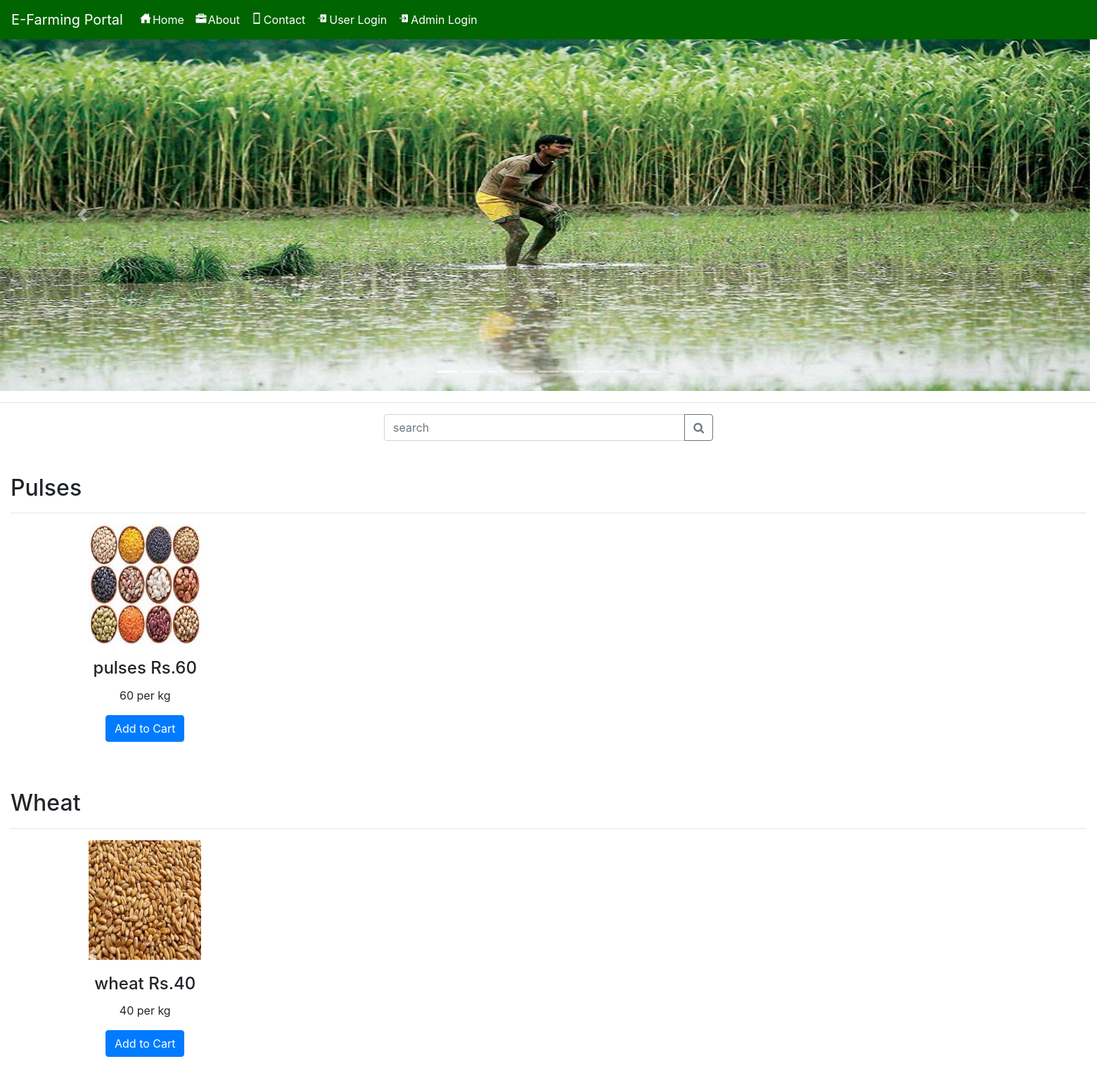
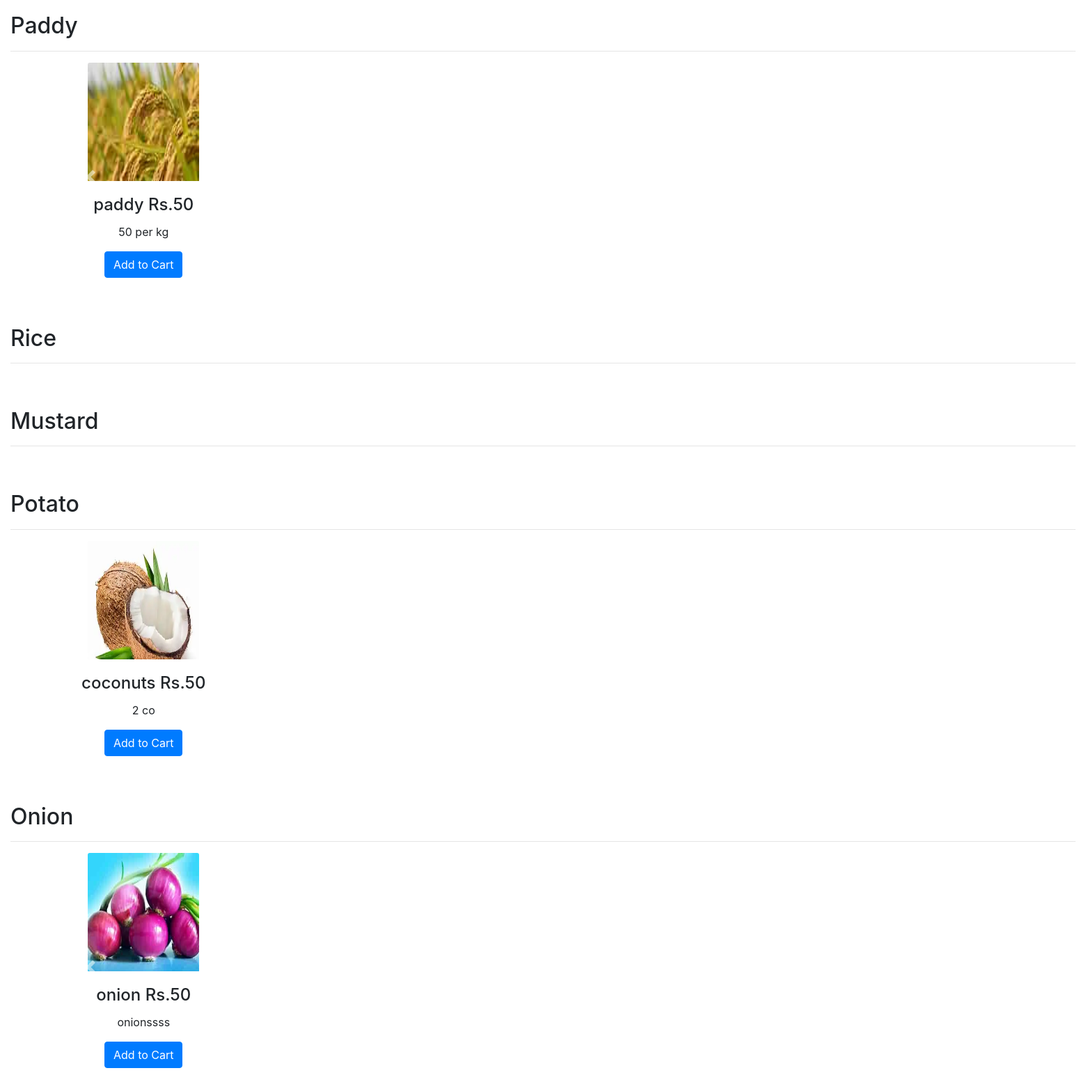
The page / on the database its author committed (2 pictures, top to bottom).
### farmerapp/models.py (models this page shows, shortened)
class Category(models.Model):
    name = models.CharField(max_length=30, null=True)

class Product(models.Model):
    user = models.ForeignKey(User, on_delete=models.CASCADE, null=True)
    category = models.ForeignKey(Category, on_delete=models.CASCADE, null=True)
    image = models.FileField(null=True)
    name = models.CharField(max_length=30, null=True)
    price = models.IntegerField(null=True)
    desc = models.TextField(null=True)

### farmerapp/views.py (the view)
# urls.py: path('',Home,name="home"),
def Home(request):
    search = request.GET.get('search',0)
    search_pro = Product.objects.filter(Q(name__icontains = search) | Q(category__name__icontains = search))
    cat = ""
    pro = ""
    cat = ""
    num = 0
    num1 = 0
    cat = Category.objects.all()
    pro = Product.objects.all()
    num = []
    num1 = 0
    product = None
    try:
        user = User.objects.get(id=request.user.id)
        profile = Profile.objects.get(user=user)
        cart = Cart.objects.filter(profile=profile)
        product = recommended_product(request)
        for i in cart:
            num1 += 1
    except:
        pass
    a = 1
    li = []
    for j in pro:
        b = 1
        for i in cat:
            if i.name == j.category.name:
                if not j.category.name in li:
                    li.append(j.category.name)
                    if b == 1:
                        num.append(a)
                        b = 2
        a += 1
    d = {'pro': pro, 'cat': cat,'num':num,'num1':num1, 'product':product, 'search_pro':search_pro}
    return render(request, 'all_product.html', d)

### farmerapp/templates/all_product.html (shortened to what this page needs)
{% extends 'carousel.html' %}
{% block b %}
{% load static %}
<link rel="stylesheet" href="https://maxcdn.bootstrapcdn.com/bootstrap/4.0.0/css/bootstrap.min.css">
    <link rel="stylesheet" href="{% static 'css/style.css' %}">
<hr>
	<center><form class="" action="" method="get">
	<div class="input-group mb-3" style="width:30%">
  		<input type="text" class="form-control" placeholder="search" name="search" aria-describedby="basic-addon2" value="{{request.GET.search}}">
	  <div class="input-group-append">
		  <button class="btn btn-outline-secondary" type="submit"><i class="fa fa-search"></i></button>
	  </div>
	</div>
</form></center>
{% if not search_pro %}
{% for i in cat %}
 <div class="container-fluid">
	 <h2>{{i.name}}</h2><hr>
   	<div id="{{i.id}}" class="carousel slide" data-ride="carousel">
   		<div class="carousel-inner row w-100 mx-auto">
			{% for j in pro %}
			{% if i.name == j.category.name %}
			{% if forloop.counter in num %}
				<div class="carousel-item col-md-3 active"><div class="card">
					<center>
						<a href="/product_detail/{{j.id}}">
							<img class="card-img-top img-fluid" align="center" src="{{j.image.url}}" style="width:160px;height:170px;float:center" alt="card-img">
						</a>
					</center>
   						<div class="card-body">
   						<h4 class="card-title">{{j.name}} Rs.{{j.price}}</h4>
   						<p class="card-text">{{j.desc}}</p>
							<form align="center" action="{% url 'add_cart' j.id %}" method="post">
							<button type="submit" class="btn btn-primary">Add to Cart</button>
</form>
   					</div>
   				</div>
   			</div>
			{% endif %}
	 		{% endif %}
			{% endfor %}
			<a class="carousel-control-prev" href="#{{i.id}}" role="button" data-slide="prev">
				<span class="carousel-control-prev-icon" aria-hidden="true"></span>
			</a>
  			    <a class="carousel-control-next" href="#{{i.id}}" role="button" data-slide="next">
					<span class="carousel-control-next-icon" aria-hidden="true"></span>
					<span class="sr-only">Next</span></a>
		</div>
	</div>
 </div>
{% endfor %}
{% endif %}
{% endblock %}

### farmerapp/templates/carousel.html (shortened to what this page needs)
{% extends 'navigation.html' %}
{% load static %}
{% block body %}
<div id="demo" class="carousel slide" data-ride="carousel">
  <ul class="carousel-indicators">
    <li data-target="#demo" data-slide-to="0" class="active"></li>
    <li data-target="#demo" data-slide-to="1"></li>
    <li data-target="#demo" data-slide-to="2"></li>
    <li data-target="#demo" data-slide-to="3"></li>
    <li data-target="#demo" data-slide-to="4"></li>
    <li data-target="#demo" data-slide-to="5"></li>
    <li data-target="#demo" data-slide-to="6"></li>
    <li data-target="#demo" data-slide-to="7"></li>
    <li data-target="#demo" data-slide-to="8"></li>
  </ul>
  <div class="carousel-inner" style="width:1550px;height:500px">
    <div class="carousel-item active">
      <img src="{% static 'images/Farmers-Day-India.jpg' %}" alt="Los Angeles" style="height:500px">
    </div>
  </div>
  <a class="carousel-control-prev" href="#demo" data-slide="prev">
    <span class="carousel-control-prev-icon"></span>
  </a>
  <a class="carousel-control-next" href="#demo" data-slide="next">
    <span class="carousel-control-next-icon"></span>
  </a>
</div>
{% if request.user.profile_set.all.0.user_type != "Seller" %}
{% block b %}
{% endblock %}
{% endif %}
{% endblock %}

### farmerapp/templates/navigation.html (shortened to what this page needs)
<!DOCTYPE html>
<html lang="en">
<head>
    {% load static %}
     <link rel="stylesheet" href="https://maxcdn.bootstrapcdn.com/bootstrap/4.0.0/css/bootstrap.min.css">
  <link rel = stylesheet href = "//cdn.datatables.net/1.10.19/css/jquery.dataTables.min.css">
<link rel="stylesheet" href="https://cdnjs.cloudflare.com/ajax/libs/font-awesome/4.7.0/css/font-awesome.min.css">
</head>
<body style="background-color:white">
<nav class="navbar navbar-expand-sm" style="background-color:Darkgreen">
  <a class="navbar-brand" href="#" style="color:White">E-Farming Portal</a>
  <ul class="navbar-nav">
    {% if request.user.username %}
    {% if request.user.profile_set.all.0.user_type == "Seller" %}
    <li class="nav-item">
      <a class="nav-link" href="{% url 'home' %}" style="color:white"><ion-icon style="margin-right:2px" name="home-sharp"></ion-icon>Home</a>
    </li>
    <li class="nav-item">
      <a class="nav-link" href="{% url 'admin_viewBooking' %}" style="color:white"><ion-icon style="margin-right:2px" name="aperture"></ion-icon>Booking</a>
    </li>
    <li class="nav-item">
      <a class="nav-link" href="{% url 'send_feedback' request.user.id %}" style="color:white"><ion-icon style="margin-right:2px" name="send"></ion-icon>Feedback</a>
    </li>
    <li class="nav-item dropdown">
      <a class="nav-link dropdown-toggle" data-toggle="dropdown" href="#" role="button" aria-haspopup="true" aria-expanded="false" style="color:white"><ion-icon style="margin-right:4px" name="albums"></ion-icon>Product</a>
      <div class="dropdown-menu">
        <a class="dropdown-item" href="{% url 'add_product' %}">Add Product</a>
        <a class="dropdown-item" href="{% url 'admin_view_product' %}">View Product</a>
      </div>
    </li>
    <li class="nav-item">
      <a class="nav-link" href="{% url 'change_password' %}" style="color:white"><ion-icon style="margin-right:2px" name="document-text-sharp"></ion-icon>Password</a>
    </li>
    {% elif request.user.profile_set.all.0.user_type == "Buyer" %}
    <li class="nav-item">
      <a class="nav-link" href="{% url 'home' %}" style="color:white"><ion-icon style="margin-right:2px" name="home-sharp"></ion-icon>Home</a>
    </li>
    <li class="nav-item">
      <a class="nav-link" href="{% url 'view_booking' %}" style="color:white"><ion-icon style="margin-right:2px" name="aperture"></ion-icon>Booking</a>
    </li>
    <li class="nav-item">
      <a class="nav-link" href="{% url 'send_feedback' request.user.id %}" style="color:white"><ion-icon style="margin-right:2px" name="send"></ion-icon>Feedback</a>
    </li>
    <li class="nav-item">
      <a class="nav-link" href="{% url 'view_product' 0 %}" style="color:white"><ion-icon style="margin-right:2px" name="eye"></ion-icon>Product</a>
    </li>
    <li class="nav-item">
      <a class="nav-link" href="{% url 'change_password' %}" style="color:white"><ion-icon style="margin-right:2px" name="document-text-sharp"></ion-icon>Password</a>
    </li>
    {% endif %}
    {% else %}
    <li class="nav-item">
      <a class="nav-link" href="{% url 'home'  %}" style="color:white"><ion-icon style="margin-right:2px" name="home-sharp"></ion-icon>Home</a>
    </li>
    <li class="nav-item">
      <a class="nav-link" href="{% url 'about' %}" style="color:white"><ion-icon style="margin-right:2px" name="briefcase-sharp"></ion-icon>About</a>
    </li>
    <li class="nav-item">
      <a class="nav-link" href="{% url 'contact' %}" style="color:white"><ion-icon style="margin-right:2px" name="phone-portrait-sharp"></ion-icon>Contact</a>
    </li>
    {% endif %}
    {% if request.user.is_authenticated %}
    <li class="nav-item">
    <a class="nav-link" href="/logoutuser" style="color:white"><ion-icon style="margin-right:2px" name="power-sharp"></ion-icon>Logout</a>
    </li>
    {% if not request.user.is_staff %}
    <li class="nav-item">
      <a href="{% url 'profile' request.user.id %}"><h5 class="nav-link" style="color:red"><ion-icon style="margin-right:4px;color:white" name="person-circle-sharp"></ion-icon>Welcome {{request.user.username}} {% if request.user.profile_set.all.0.user_type == 'Seller' %}(Farmer){% endif %}</h5>
      </a></li>
    {% else %}
    <li class="nav-item">
      <h5  class="nav-link" style="color:red"><ion-icon style="margin-right:4px;color:white" name="person-circle-sharp"></ion-icon>Welcome {{request.user.username}} {% if request.user.profile_set.all.0.user_type == 'Seller' %}(Farmer){% endif %}</h5>
    </li>
    {% endif %}
        {% else %}
    <li class="nav-item">
      <a class="nav-link" href="{% url 'login' %}" style="color:white;text-align:right"><ion-icon style="margin-right:2px" name="log-in-sharp"></ion-icon>User Login</a>
    </li>
      <li class="nav-item">
            <a class="nav-link" href="{% url 'login_admin' %}" style="color:white;text-align:right"><ion-icon style="margin-right:2px" name="log-in-sharp"></ion-icon>Admin Login</a>
      </li>
    {% endif %}
    </ul>
</nav>
{% block body %}
{% endblock %}
</body></html>

### farmerapp/static/css/style.css (style rules this page uses)
.card { border: none }
@media (min-width: 768px) { .carousel-inner .active, .carousel-inner .active + .carousel-item, .carousel-inner .active + .carousel-item + .carousel-item, .carousel-inner .active + .carousel-item + .carousel-item + .carousel-item { display: block; text-align: center; } }
.carousel-inner .carousel-item.active:not(.carousel-item-right):not(.carousel-item-left), .carousel-inner .carousel-item.active:not(.carousel-item-right):not(.carousel-item-left) + .carousel-item, .carousel-inner .carousel-item.active:not(.carousel-item-right):not(.carousel-item-left) + .carousel-item + .carousel-item, .carousel-inner .carousel-item.active:not(.carousel-item-right):not(.carousel-item-left) + .carousel-item + .carousel-item + .carousel-item { transition: none; }

### farmerapp/templates/navigation.html (style rules this page uses)
* { box-sizing: border-box; }
.carousel-inner img { width: 100%; height: 100%; }

### rows shown on the page
Category: name "Pulses"
Product: image (picture), name "pulses", price "60", desc "60 per kg"
Category: name "Wheat"
Product: image (picture), name "wheat", price "40", desc "40 per kg"
Category: name "Paddy"
Product: image (picture), name "paddy", price "50", desc "50 per kg"
Category: name "Rice"
Category: name "Mustard"
Category: name "Potato"
Product: image (picture), name "coconuts", price "50", desc "2 co"
Category: name "Onion"
Product: image (picture), name "onion", price "50", desc "onionssss"
